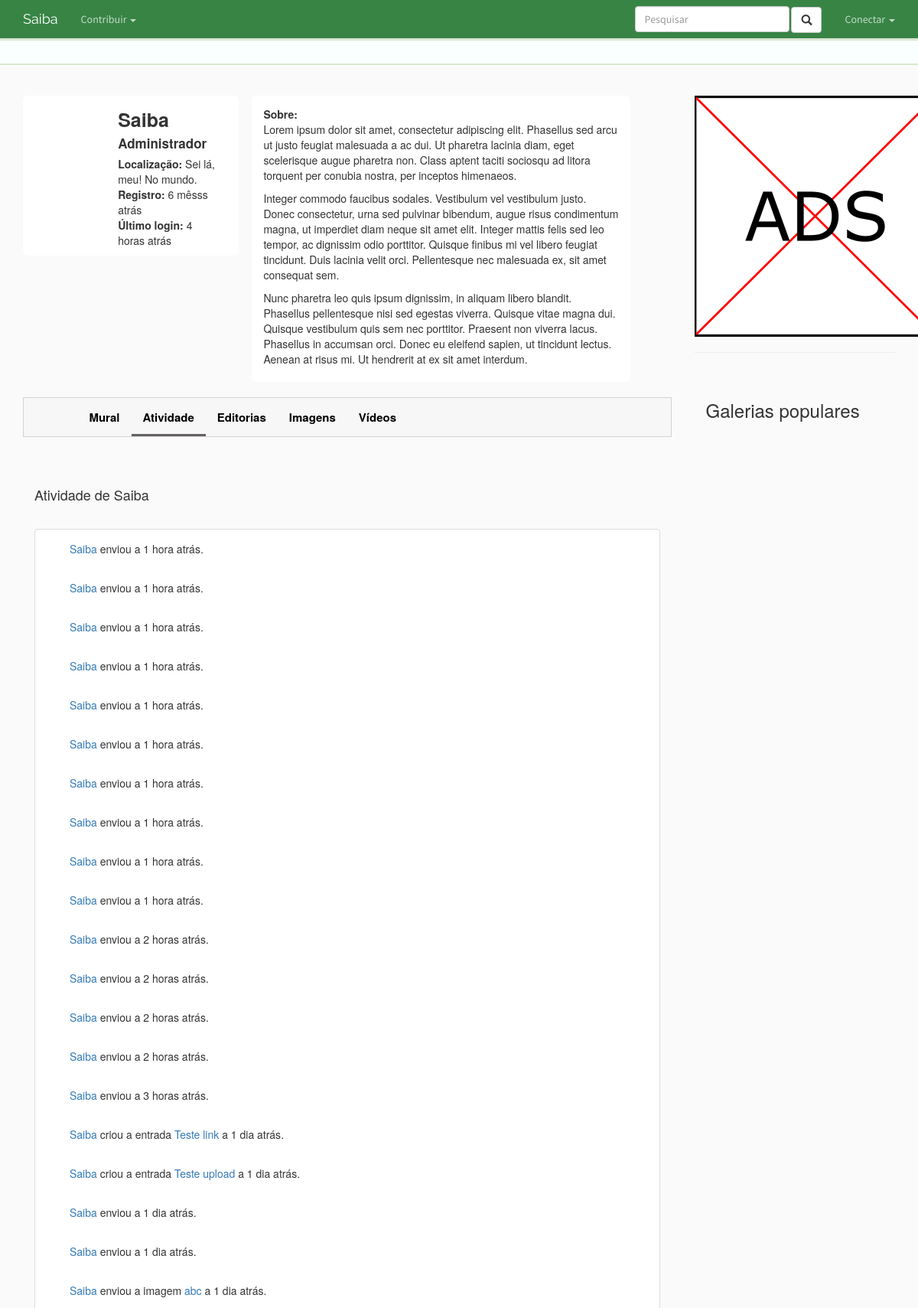
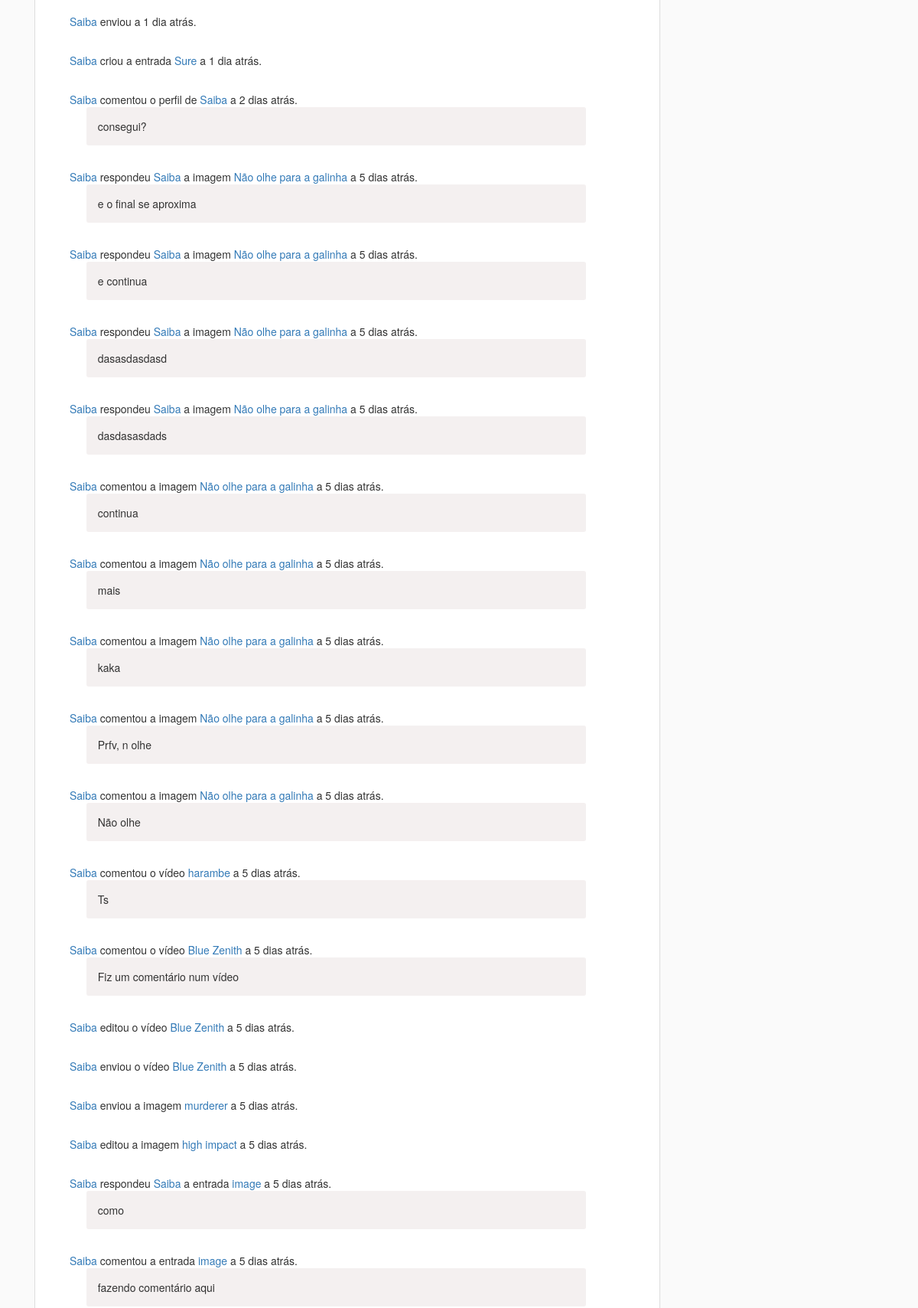
Screenshot of /perfil/saiba/atividade (upper part) with the database file from the repository (2 pictures, top to bottom).
### profile/models.py (models this page shows, shortened)
class Profile(models.Model):
    user        = models.OneToOneField(User, on_delete=models.CASCADE)
    title       = models.CharField(max_length = 500, blank=True)
    slug        = models.SlugField(max_length=250, default="", blank=True)
    avatar      = models.ImageField(blank=True, upload_to='icon/', default='icon/perfil.png')
    gender      = models.CharField(max_length = 500, blank=True)
    location    = models.CharField(max_length = 500)
    about       = models.TextField(max_length = 1500)
    groups      = models.ManyToManyField(UserGroup)
    def __unicode__(self):
        return self.user.username

### feedback/models.py (models this page shows, shortened)
class Action(models.Model):
    ACTION_TYPE_CHOICES = (
        ("0", "Unknown"),
        ("1", "New comment"),
        ("2", "New reply"),
        ("3", "New entry"),
        ("4", "New image"),
        ("5", "New video"),
        ("6", "Edit entry"),
        ("7", "Edit image"),
        ("8", "Edit video"),
    )
    target_content_type     = models.ForeignKey(ContentType, on_delete=models.CASCADE, null=True, blank=True)
    target_id               = models.PositiveIntegerField(null=True, blank=True)
    target                  = GenericForeignKey('target_content_type', 'target_id')
    author                  = models.ForeignKey(User)
    action_type             = models.CharField(
        max_length=1,
        choices=ACTION_TYPE_CHOICES,
        default="0",
    )
    date                = models.DateTimeField(auto_now_add=True, blank=True)
    is_public           = models.BooleanField(default=True)
    is_staff_only       = models.BooleanField(default=False)

class Comment(models.Model):
    target_content_type = models.ForeignKey(ContentType, on_delete=models.CASCADE, null=True, blank=True)
    target_id           = models.PositiveIntegerField(null=True, blank=True)
    target              = GenericForeignKey('target_content_type', 'target_id')
    author              = models.ForeignKey(User)
    content             = models.CharField(max_length=250)
    creation_date       = models.DateTimeField(auto_now_add=True, blank=True)
    update_date         = models.DateTimeField(auto_now=True, blank=True)
    hidden              = models.BooleanField(default=False)
    is_deleted          = models.BooleanField(default=False)
    parent              = models.ForeignKey('feedback.Comment', on_delete=models.CASCADE, null=True, blank=True,
                                            related_name="children") # for tracking the main comment when replying a reply
    reply_to            = models.ForeignKey('feedback.Comment', on_delete=models.CASCADE, null=True, blank=True,
                                            related_name="replies") # the immediate response (may not be the main comment)
    points              = models.IntegerField(default=0)

### entry/models.py (models this page shows, shortened)
class Entry(models.Model):
    author                  = models.ForeignKey(User, default=1)
    title                   = models.CharField(max_length=250)
    slug                    = models.SlugField(max_length=250, default="", blank=True, unique=True)
    status                  = models.ForeignKey(Status, default=1)
    category                = models.ForeignKey(Category, default=1)
    type                    = models.CharField(max_length=100, blank=True)
    date_origin             = models.CharField(max_length=100, blank=True)
    origin                  = models.CharField(max_length=100)
    icon                    = models.ImageField(upload_to='icon/', blank=True)
    icon_url                = models.URLField(blank=True)
    hidden                  = models.BooleanField(default=False)
    images_locked           = models.BooleanField(default=False)
    videos_locked           = models.BooleanField(default=False)
    comments_locked         = models.BooleanField(default=False)
    tags                    = models.ManyToManyField('home.Tag', blank=True)
    trending_points         = models.IntegerField(default=0)
    editorship              = models.ManyToManyField('profile.Profile', blank=True)
    class Meta:
        verbose_name_plural = "entries"

### gallery/models.py (models this page shows, shortened)
class Image(models.Model):
    author      = models.ForeignKey(User, blank=True)
    title       = models.CharField(max_length=250)
    date        = models.DateTimeField(default=timezone.now, blank=True)
    date_origin = models.CharField(max_length=100, blank=True)
    source      = models.CharField(max_length=250)
    tags        = models.ManyToManyField('home.Tag', blank=True)
    entry       = models.ForeignKey('entry.Entry', on_delete=models.CASCADE, related_name="images")
    hidden      = models.BooleanField(default=False)
    file        = models.ImageField(upload_to='icon/', blank=True)
    file_url    = models.URLField(blank=True)
    description = models.TextField(max_length=250, blank=True)
    state       = models.ForeignKey(State, on_delete=models.CASCADE, default=1)
    trending_points = models.IntegerField(default=0)

class Video(models.Model):
    author      = models.ForeignKey(User, blank=True)
    title       = models.CharField(max_length=250)
    date        = models.DateTimeField(default=timezone.now, blank=True)
    date_origin = models.CharField(max_length=100, blank=True)
    tags        = models.ManyToManyField('home.Tag', blank=True)
    entry       = models.ForeignKey('entry.Entry', on_delete=models.CASCADE)
    hidden      = models.BooleanField(default=False)
    link        = models.CharField(max_length=250)
    description = models.TextField(max_length=250, blank=True)
    state       = models.ForeignKey(State, on_delete=models.CASCADE, default=1)
    trending_points = models.IntegerField(default=0)

### profile/views.py (the view)
# urls.py: url(r'^(?P<name_slug>[\w-]+)/atividade', views.activity, name='activity'),
def activity(request, name_slug, page = 1):
    current_page = "atividade"
    profile = get_object_or_404(Profile, slug=name_slug)
    actions = Action.objects.filter(author=profile.user).order_by("-id")
    for action in actions:
        action.actor = action.author.profile
        action.location = action.target
        if action.action_type == "1":
            action.message = action.target.content
            action.location = action.target.target #action -> comment -> (entry/image/video/profile)
        elif action.action_type == "2":
            action.message = action.target.content
            action.location = action.target.target #action -> reply -> (entry/image/video/profile)
            action.victim = action.target.reply_to.author
        if type(action.location) == Entry:
            action.location_type = "entry"
        elif type(action.location) == Image:
            action.location_type = "image"
        elif type(action.location) == Video:
            action.location_type = "video"
        elif type(action.location) == Profile:
            action.location_type = "profile"
    context = {"profile": profile, 'type': 'profile', "id": profile.user.id, "actions": actions, "current_page": current_page}
    return render(request, 'profile/activity.html', context)

### profile/templates/profile/activity.html (shortened to what this page needs)
﻿{% extends 'home/base.html' %}
{% block body %}
    {% include "profile/profile_information.html" %}
    {% include "profile/profile_menu.html" %}
    <section id="activity" class="container media col-md-12">
        <h3>Atividade de {{profile.user.username}}</h3>
        <div class="container media col-md-12 panel panel-default">
            {% for action in actions %}
            <div class="activity col-md-12 panel-body">
                <span class="activity-description col-md-12">
                    <a href="{% url "profile:detail" action.actor.slug %}">{{action.actor}}</a>
                    {% if action.action_type == "1" %}
                    comentou
                    {% elif action.action_type == "2" %}
                    respondeu <a href="{% url "profile:detail" action.victim.profile.slug %}">{{action.victim}}</a>
                    {% elif action.action_type == "3" %}
                    criou
                    {% elif action.action_type == "4" or action.action_type == "5" %}
                    enviou
                    {% elif action.action_type == "6" or action.action_type == "7" or action.action_type == "8" %}
                    editou
                    {% endif %}
                        {% if action.location_type == "entry" %}
                        a entrada <a href="{% url "entry:detail" action.location.slug %}">{{action.location.title}}</a>
                        {% elif action.location_type == "image" %}
                        a imagem <a href="{% url "gallery:image_detail" action.location.id %}">{{action.location.title}}</a>
                        {% elif action.location_type == "video" %}
                        o vídeo <a href="{% url "gallery:video_detail" action.location.id %}">{{action.location.title}}</a>
                        {% elif action.location_type == "profile" %}
                        o perfil de <a href="{% url "profile:detail" action.location.slug %}">{{action.location.user.username}}</a>
                        {% endif %}
                    a <span class="saiba-date" title="{{action.date}}">{{action.date|date:"c"}}</span>.
                    {% if action.target.content %}<span class="activity-content panel-body col-md-12">{{action.target.content}}</span>{% endif %}
                </span>
            </div>
            <div class="saiba-separator col-md-12"></div>
            {% endfor %}
        </div>
    </section>
{% endblock %}

### profile/templates/profile/profile_information.html (shortened to what this page needs)
﻿    <section id="profile" class="media">
        <div class="info-left col-md-4" style="border-radius: 7px; padding: 14px 0 10px 0; background-color:#fff;">
            <div class="media-avatar col-md-4">
            </div>
            <div class="col-md-8">
                <span id="profile-username" class="media-heading col-md-12">{{ profile.user.username }}</span>
                <span id="profile-title" class="media-heading col-md-12">{{ profile.title }}</span>
                {% if profile.location %}<span class="col-md-12"><b>Localização:</b> {{ profile.location }}</span>{% endif %}
                <span class="col-md-12"><b>Registro:</b> <span class="saiba-date">{{ profile.user.date_joined|date:"c" }}</span></span>
                <span class="col-md-12"><b>Último login:</b> <span class="saiba-date">{{ profile.user.last_login|date:"c" }}</span></span>
            </div>
        </div>
        <div class="info-right col-md-7" style="border-radius: 7px; padding: 14px 0 10px 0; background-color:#fff; margin-left: 2%;">
            {% if profile.about %}<span class="col-md-12"><b>Sobre:</b><br/> {{ profile.about|linebreaks }}</span>{% endif %}
        </div>
    </section>

### home/static/home/style.css (style rules this page uses)
h3 { font-size: 18px; line-height: 40px; }
.activity-content { background-color: rgba(187, 167, 167, 0.17); border-radius: 3px; left: 3%; width: 90%; }
#profile-username { font-size: 25px; font-weight: bold; margin-bottom: 0px; }
#profile-title { font-size: 17px; font-weight: bold; margin-top: 0px; }

### rows the page displays
Profile: user.username "Saiba", title "Administrador", location "Sei lá, meu! No mundo.", about "Lorem ipsum dolor sit amet, consectetur adipiscing elit. Phasellus sed arcu ut justo feugiat malesuada a ac dui. Ut pharetra lacinia diam, eget scelerisque augue pharetra non. Class aptent taciti sociosqu ad litora torquent per conubia nostra, per inceptos himenaeos. Integer commodo faucibus sodales. Vestibulum vel vestibulum justo. Donec consectetur, urna sed pulvinar bibendum, augue risus condimentum magna, ut imperdiet diam neque sit amet elit. Integer mattis felis sed leo tempor, ac dignissim odio porttitor. Quisque finibus mi vel libero feugiat tincidunt. Duis lacinia velit orci. Pellentesque nec malesuada ex, sit amet consequat sem. Nunc pharetra leo quis ipsum dignissim, in aliquam…"
Action: actor "Saiba", action_type "enviou"
Action: actor "Saiba", action_type "enviou"
Action: actor "Saiba", action_type "enviou"
Action: actor "Saiba", action_type "enviou"
Action: actor "Saiba", action_type "enviou"
Action: actor "Saiba", action_type "enviou"
Action: actor "Saiba", action_type "enviou"
Action: actor "Saiba", action_type "enviou"
Action: actor "Saiba", action_type "enviou"
Action: actor "Saiba", action_type "enviou"
Action: actor "Saiba", action_type "enviou"
Action: actor "Saiba", action_type "enviou"
Action: actor "Saiba", action_type "enviou"
Action: actor "Saiba", action_type "enviou"
Action: actor "Saiba", action_type "enviou"
Action: actor "Saiba", action_type "criou", location "Teste link"
Action: actor "Saiba", action_type "criou", location "Teste upload"
Action: actor "Saiba", action_type "enviou"
Action: actor "Saiba", action_type "enviou"
Action: actor "Saiba", action_type "enviou", location "abc"
Action: actor "Saiba", action_type "enviou"
Action: actor "Saiba", action_type "criou", location "Sure"
Action: actor "Saiba", action_type "comentou", location.user.username "Saiba", target.content "consegui?"
Action: actor "Saiba", victim "Saiba", location "Não olhe para a galinha", target.content "e o final se aproxima"
Action: actor "Saiba", victim "Saiba", location "Não olhe para a galinha", target.content "e continua"
Action: actor "Saiba", victim "Saiba", location "Não olhe para a galinha", target.content "dasasdasdasd"
Action: actor "Saiba", victim "Saiba", location "Não olhe para a galinha", target.content "dasdasasdads"
Action: actor "Saiba", action_type "comentou", location "Não olhe para a galinha", target.content "continua"
Action: actor "Saiba", action_type "comentou", location "Não olhe para a galinha", target.content "mais"
Action: actor "Saiba", action_type "comentou", location "Não olhe para a galinha", target.content "kaka"
Action: actor "Saiba", action_type "comentou", location "Não olhe para a galinha", target.content "Prfv, n olhe"
Action: actor "Saiba", action_type "comentou", location "Não olhe para a galinha", target.content "Não olhe"
Action: actor "Saiba", action_type "comentou", location "harambe", target.content "Ts"
Action: actor "Saiba", action_type "comentou", location "Blue Zenith", target.content "Fiz um comentário num vídeo"
Action: actor "Saiba", action_type "editou", location "Blue Zenith"
Action: actor "Saiba", action_type "enviou", location "Blue Zenith"
Action: actor "Saiba", action_type "enviou", location "murderer"
Action: actor "Saiba", action_type "editou", location "high impact"
Action: actor "Saiba", victim "Saiba", location "image", target.content "como"
Action: actor "Saiba", action_type "comentou", location "image", target.content "fazendo comentário aqui"
